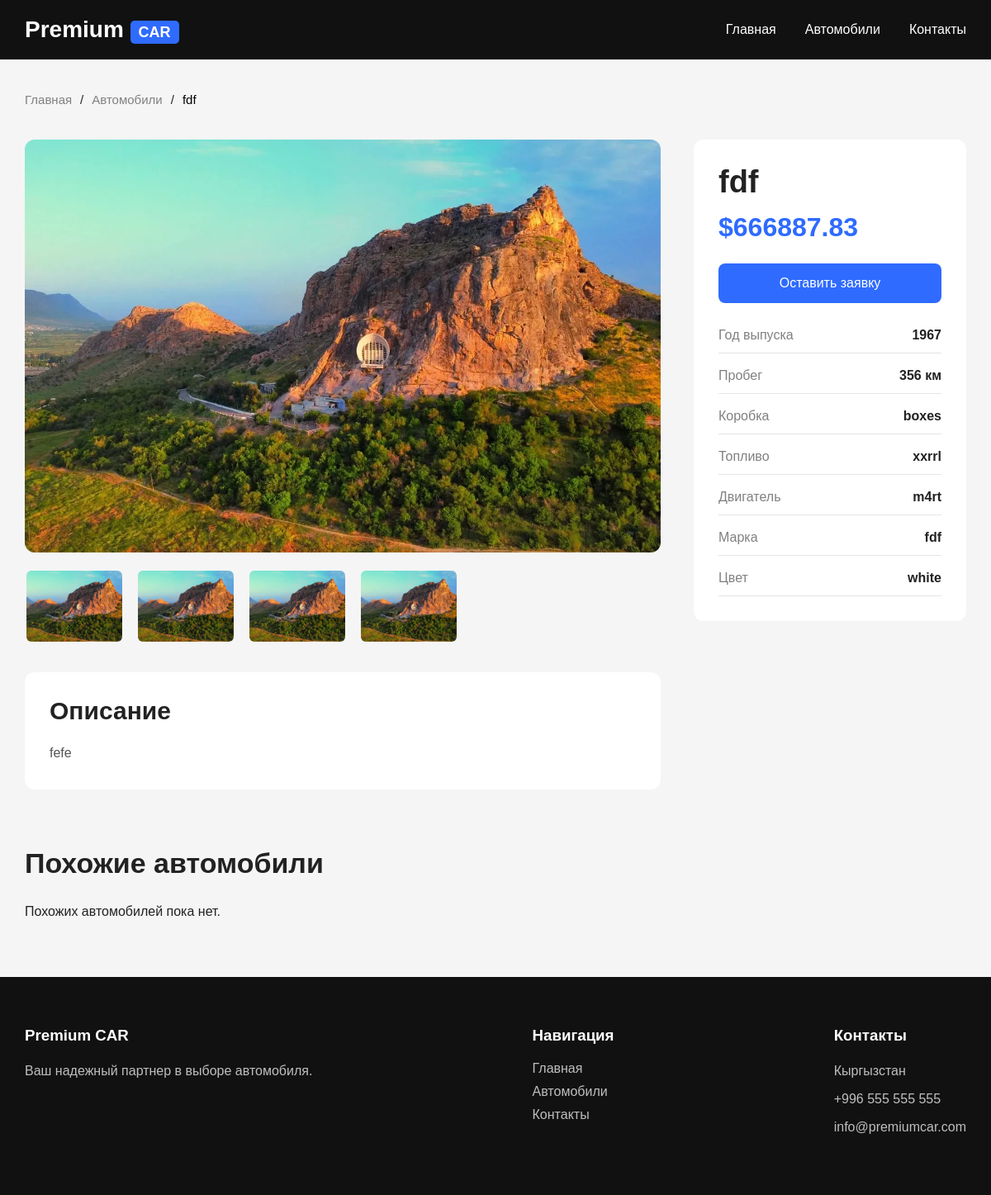
The app's page /cars/1/ with its own data.
### premiumcar/models.py (models this page shows, shortened)
class Car(models.Model):
    class Meta:
        verbose_name = 'Car'
        verbose_name_plural = 'Cars'
    name = models.CharField(verbose_name='name', max_length=100)
    short_description = models.TextField(verbose_name='short_description', max_length=500)
    description = models.TextField(verbose_name='description', max_length=800)
    image = models.ImageField(verbose_name='Image', upload_to='media/')
    created_at = models.DateTimeField(auto_now_add=True, verbose_name='created at')
    category = models.ForeignKey(Category, verbose_name='Category', on_delete=models.PROTECT)
    year = models.IntegerField(verbose_name='Год выпуска', default=0000)
    probeg = models.IntegerField(verbose_name='Пробег',  null=True, blank=True)
    box = models.CharField(verbose_name='Коробка', max_length=100, null=True, blank=True)
    toplivo = models.CharField(verbose_name='Топливо', max_length=100,  null=True, blank=True)
    motion = models.CharField(verbose_name='Двигатель', max_length=100,  null=True, blank=True)
    color = models.CharField(verbose_name='Цвет', max_length=50, default='no-color')
    price = models.DecimalField(verbose_name='Цена', max_digits=10, decimal_places=2, default=0)
    @property
    def image(self):
        if self.images.first():
            return self.images.first().image
        return None

class ImageCar(models.Model):
    class Meta:
        verbose_name_plural = 'изображении товаров'
        verbose_name = 'изображение товара'
    car = models.ForeignKey('premiumcar.Car', on_delete=models.PROTECT, verbose_name='товар', related_name='images')
    image = ResizedImageField('фото', upload_to='car_images/', quality=90, force_format='WEBP')

### premiumcar/views.py (the view)
# urls.py: path('cars/<int:id>/', views.detail, name='detail'),
def detail(request, id):
    car = Car.objects.get(id=id)
    cars = Car.objects.all()
    return render(request, 'detail.html', context={
        'car':car,
        'cars':cars
    })

### templates/detail.html (shortened to what this page needs)
{% load static %}
<!DOCTYPE html>
<html lang="ru">
<head>
    <link rel="stylesheet" href="{% static 'css/detail.css' %}">
</head>
<body>
{% include "companents/nav.html" %}
<div class="container">
    <div class="topnav">
        <a href="/">Главная</a>
        <span>/</span>
        <a href="{% url "catalogue" %}">Автомобили</a>
        <span>/</span>
        <p>{{ car.name }}</p>
    </div>
    <div class="car-detail">
        <div class="left">
            <div class="main-image">
                <img src="{{ car.image.url }}" alt="{{ car.name }}">
            </div>
            <div class="gallery">
                <div class="mini">
                    <img src="{{ car.image.url }}" alt="">
                </div>
                <div class="mini">
                    <img src="{{ car.image.url }}" alt="">
                </div>
                <div class="mini">
                    <img src="{{ car.image.url }}" alt="">
                </div>
                <div class="mini">
                    <img src="{{ car.image.url }}" alt="">
                </div>
            </div>
            <div class="description">
                <h2>Описание</h2>
                <p>
                    {{ car.description }}
                </p>
            </div>
        </div>
        <div class="right">
            <div class="card">
                <h1>{{ car.name }}</h1>
                <h2>${{ car.price }}</h2>
                <a href="#" class="btn">
                    Оставить заявку
                </a>
                <div class="info">
                    <div class="stroka">
                        <span>Год выпуска</span>
                        <p>{{ car.year }}</p>
                    </div>
                    <div class="stroka">
                        <span>Пробег</span>
                        <p>{{ car.probeg }} км</p>
                    </div>
                    <div class="stroka">
                        <span>Коробка</span>
                        <p>{{ car.box }}</p>
                    </div>
                    <div class="stroka">
                        <span>Топливо</span>
                        <p>{{ car.toplivo }}</p>
                    </div>
                    <div class="stroka">
                        <span>Двигатель</span>
                        <p>{{ car.motion }}</p>
                    </div>
                    <div class="stroka">
                        <span>Марка</span>
                        <p>{{ car.name}}</p>
                    </div>
                    <div class="stroka">
                        <span>Цвет</span>
                        <p>{{ car.color }}</p>
                    </div>
                </div>
            </div>
        </div>
    </div>
    <div class="same">
        <h2>Похожие автомобили</h2>
        <div class="cards">
            {% for item in similar_cars %}
            <div class="item">
                <img src="{{ item.image.url }}" alt="">
                <div class="info2">
                    <h3>{{ item.name }}</h3>
                    <p>{{ item.year }} • {{ item.mileage }} км</p>
                    <h4>${{ item.price }}</h4>
                    <a href="{% url 'car_detail' item.id %}">
                        Подробнее
                    </a>
                </div>
            </div>
            {% empty %}
            <p>Похожих автомобилей пока нет.</p>
            {% endfor %}
        </div>
    </div>
</div>
<footer>
    <div class="container footer">
        <div>
            <h3>Premium CAR</h3>
            <p>Ваш надежный партнер в выборе автомобиля.</p>
        </div>
        <div>
            <h3>Навигация</h3>
            <a href="/">Главная</a>
            <a href="#">Автомобили</a>
            <a href="#">Контакты</a>
        </div>
        <div>
            <h3>Контакты</h3>
            <p>Кыргызстан</p>
            <p>+996 555 555 555</p>
            <p>info@premiumcar.com</p>
        </div>
    </div>
</footer>
</body>
</html>

### static/static_dirs/css/detail.css (style rules this page uses)
* { margin: 0; padding: 0; box-sizing: border-box; }
body { font-family: Arial, sans-serif; background: #f5f5f5; color: #222; }
a { text-decoration: none; }
img { width: 100%; display: block; }
.container { width: 1200px; margin: 0 auto; }
.topnav { display: flex; gap: 10px; margin: 40px 0; font-size: 15px; }
.topnav a { color: gray; }
.topnav p { color: black; }
.car-detail { display: flex; gap: 40px; align-items: flex-start; }
.left { width: 70%; }
.right { width: 30%; }
.main-image img { height: 500px; object-fit: cover; border-radius: 12px; }
.gallery { display: flex; gap: 15px; margin-top: 20px; }
.mini { width: 120px; }
.mini img { height: 90px; object-fit: cover; border-radius: 8px; cursor: pointer; border: 2px solid transparent; transition: .3s; }
.card { background: white; border-radius: 12px; padding: 30px; }
.card h1 { font-size: 38px; margin-bottom: 15px; }
.card h2 { color: #2f6bff; margin-bottom: 25px; font-size: 32px; }
.btn { display: block; text-align: center; background: #2f6bff; color: white; padding: 15px; border-radius: 8px; margin-bottom: 30px; transition: .3s; }
.info { display: flex; flex-direction: column; gap: 18px; }
.stroka { display: flex; justify-content: space-between; border-bottom: 1px solid #e5e5e5; padding-bottom: 12px; }
.stroka span { color: gray; }
.stroka p { font-weight: bold; }
.description { background: white; margin-top: 35px; padding: 30px; border-radius: 12px; }
.description h2 { margin-bottom: 20px; font-size: 30px; }
.description p { color: #555; line-height: 28px; }
.same { margin-top: 70px; margin-bottom: 70px; }
.same h2 { margin-bottom: 30px; font-size: 34px; }
.cards { display: grid; grid-template-columns: repeat(4, 1fr); gap: 25px; }
footer { background: #111; color: white; padding: 60px 0; }
.footer { display: flex; justify-content: space-between; gap: 60px; }
.footer h3 { margin-bottom: 20px; }
.footer p { color: #bfbfbf; margin-bottom: 10px; line-height: 24px; }
.footer a { display: block; color: #bfbfbf; margin-bottom: 10px; }
@media (max-width:1200px) { .container { width: 95%; } }
@media (max-width:1200px) { .cards { grid-template-columns: repeat(2, 1fr); } }

### records on screen
Car: name "fdf", image (picture), description "fefe", price "666887.83", year "1967", probeg "356", box "boxes", toplivo "xxrrl", motion "m4rt", color "white"
